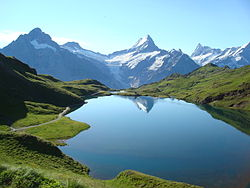
#> input picture nature.jpg, 250 x 188 px, found by its file name
$ jupyter execute objectdetection.ipynb
#> lines starting #> are read from the running program, lines starting #| are printed output that depends on the picture; after the words box and inside, x2 and y2 are one past the last pixel; in counts of white or black regions, pixels touching at a corner belong together
[cell 1]
import cv2
import numpy as np

[cell 2]
input  = cv2.imread('/home/tk_conda/Documents/Shoriya/OpenCV/nature.jpg')
#> input is the input picture: shape (188, 250, 3); mean B, G, R 150.2, 144.1, 108.7
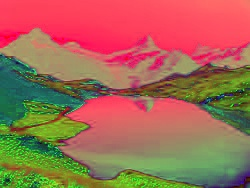
#> input picture hsv_image.jpg, 250 x 188 px, given in place of the camera
#> further down, frame is the input picture: shape (188, 250, 3); mean B, G, R 83.9, 106.4, 161.5

[cell 3]
def sketch(image):
    # Convert image to grayscale
    img_gray = cv2.cvtColor(image, cv2.COLOR_BGR2GRAY)
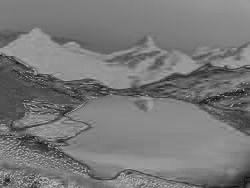
#> img_gray: shape (188, 250); min 8, max 194, mean 120.3

    # Clean up image using Guassian Blur
    img_gray_blur = cv2.GaussianBlur(img_gray, (5,5), 0)
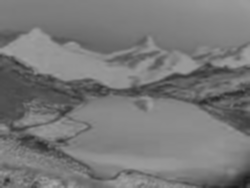
#> img_gray_blur: shape (188, 250); min 28, max 168, mean 120.3

    # Extract edges
    canny_edges = cv2.Canny(img_gray_blur, 10, 70)
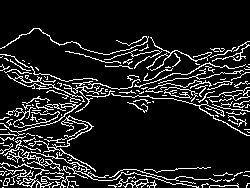
#> canny_edges: shape (188, 250); 12.2% white in thin lines or dots, all inside (x1, y1, x2, y2) = (0, 28, 250, 188)

    # Do an invert binarize the image
    ret, mask = cv2.threshold(canny_edges, 70, 255, cv2.THRESH_BINARY_INV)
    return mask

[cell 4]
# Initialize webcam, cap is the object provided by VideoCapture
# It contains a boolean indicating if it was sucessful (ret)
# It also contains the images collected from the webcam (frame)
cap = cv2.VideoCapture(0)

while True:
    ret, frame = cap.read()
    cv2.imshow('Our Live Sketcher', sketch(frame))
    if cv2.waitKey(1) == 13: #13 is the Enter Key
#> (key Esc is pressed here)
        break
